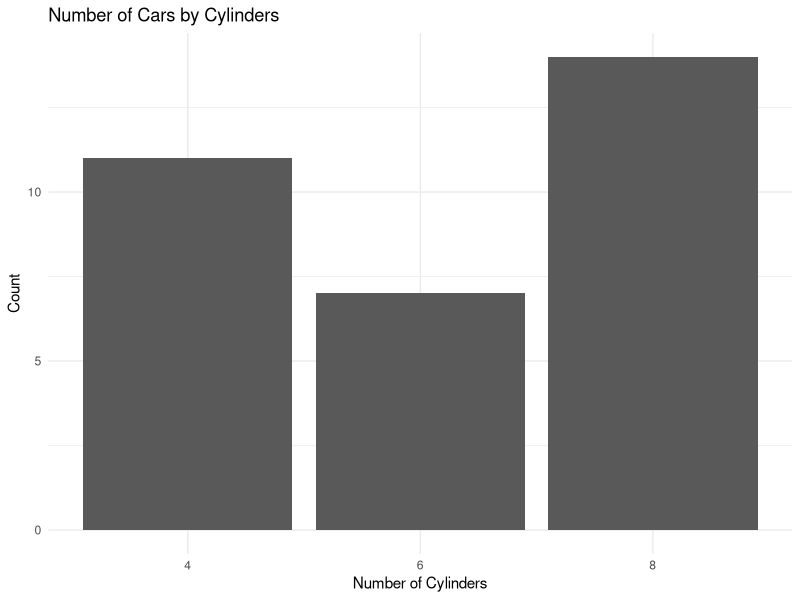

R code for this plot:
## ---- chunk 1
mean(1:10)
## ---- chunk 2
library(knitr)
kable(head(mtcars, n = 5), caption = "First 5 rows of the mtcars dataset")
## ---- chunk 3
library(ggplot2)

ggplot(mtcars, aes(x = factor(cyl))) +
  geom_bar() +
  theme_minimal() +
  labs(title = "Number of Cars by Cylinders",
       x = "Number of Cylinders",
       y = "Count")
